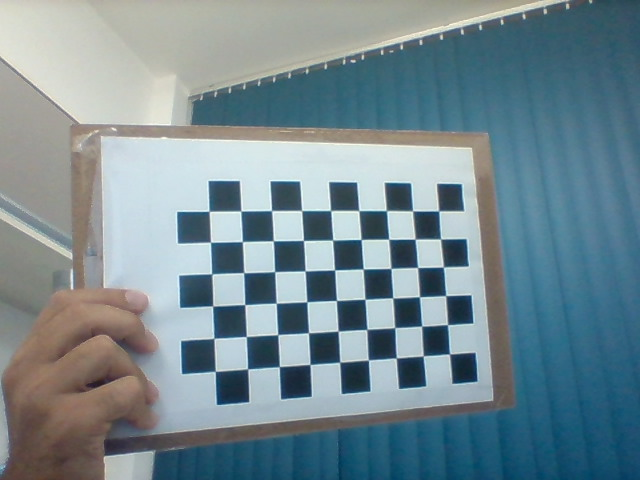
#> input picture src/camera_calibration/img/frame_12.png, 640 x 480 px; its folder holds 5 pictures in this run
$ python main.py   (Python 2 division)
#> lines starting #> are read from the running program, lines starting #| are printed output that depends on the picture; after the words box and inside, x2 and y2 are one past the last pixel; in counts of white or black regions, pixels touching at a corner belong together
# -*- coding: utf-8 -*-
"""
Created on Fri Oct  6 15:18:03 2017

@author: tvieira
"""

#%% Import libraries
import numpy as np
import cv2
import glob

#%% termination criteria
criteria = (cv2.TERM_CRITERIA_EPS + cv2.TERM_CRITERIA_MAX_ITER, 30, 0.001)

#%% prepare object points, like (0,0,0), (1,0,0), (2,0,0) ....,(6,5,0)
nwidth = 9
nheight = 6
objp = np.zeros((nheight*nwidth,3), np.float32)
objp[:,:2] = np.mgrid[0:nwidth,0:nheight].T.reshape(-1,2)

#%% Arrays to store object points and image points from all the images.
objpoints = [] # 3d point in real world space
imgpoints = [] # 2d points in image plane.

#%% Get the list of images
images = glob.glob('img/*.png')

#%% Find and display the corners
for fname0 in images:
    fname = fname0.replace('img/', '')
    img = cv2.imread('img/' + fname)
#> img is the input picture: shape (480, 640, 3); mean B, G, R 146.2, 138.4, 117.7
    print('Processing image ' + fname)
    gray = cv2.cvtColor(img,cv2.COLOR_BGR2GRAY)
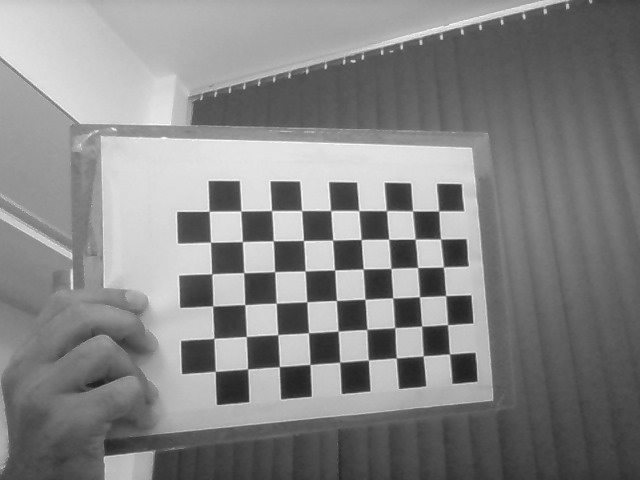
#> gray: shape (480, 640); min 30, max 253, mean 133.1

    # Find the chess board corners
    ret, corners = cv2.findChessboardCorners(gray, (nwidth,nheight),None)
#> ret = True; corners = 54 rows, first 8: [449.5, 353.9], [423.2, 355.9], [396.2, 357.9], [368.4, 360], [339.7, 362.1], [309.8, 364.5], [279.3, 366.6], [247.6, 368.8]

    # If found, add object points, image points (after refining them)
    if ret == True:
        objpoints.append(objp)

        corners2 = cv2.cornerSubPix(gray,corners,(11,11),(-1,-1),criteria)
#> corners2 = 54 rows, first 8: [449.5, 353.9], [423.2, 355.9], [396.3, 357.9], [368.4, 360], [339.7, 362.2], [310, 364.4], [279.3, 366.6], [247.5, 369]
        imgpoints.append(corners2)

        # Draw and display the corners
        img = cv2.drawChessboardCorners(img, (nwidth, nheight), corners2,ret)
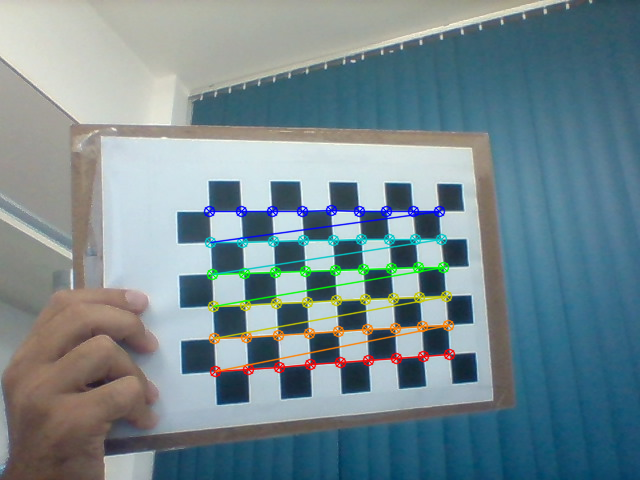
#> img: shape (480, 640, 3); 3.83% of pixels changed, all inside (x1, y1, x2, y2) = (203, 204, 456, 378)
        cv2.imshow('img', img)
        cv2.imwrite('results/' + fname.replace('.png', '_points.png'), img)
        cv2.waitKey(500)
#> pass 2 of the loop `for fname0 in images:`:
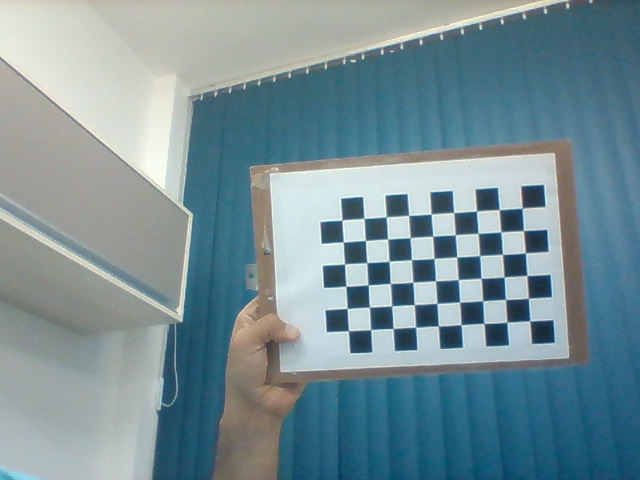
#> input picture src/camera_calibration/img/frame_13.png, 640 x 480 px
#> img is the input picture: shape (480, 640, 3); mean B, G, R 151.3, 144, 120
#> `gray = cv2.cvtColor(img,cv2.COLOR_BGR2GRAY)`:
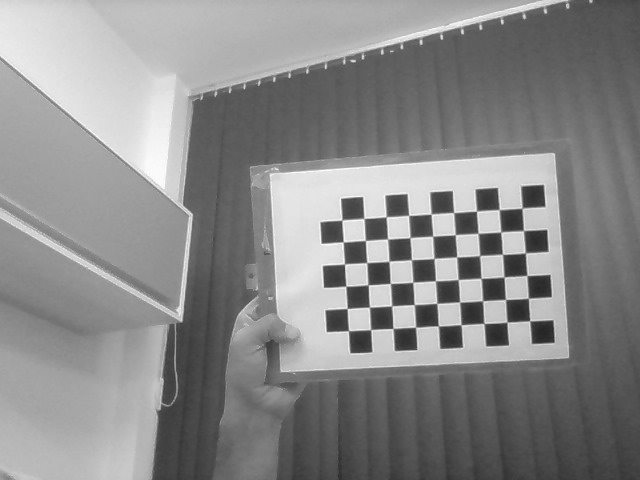
#> gray: shape (480, 640); min 38, max 254, mean 137.7
#> corners = 54 rows, first 8: [529.6, 320.6], [507, 322.1], [484, 323.6], [460.8, 324.8], [438.4, 325.9], [415.5, 327.2], [393, 328.4], [370.5, 329.7]
#> corners2 = 54 rows, first 8: [529.8, 320.8], [506.9, 322.2], [483.9, 323.4], [461.1, 324.7], [438.4, 326], [415.6, 327.3], [393.1, 328.5], [370.6, 329.6]
#> `img = cv2.drawChessboardCorners(img, (nwidth, nheight), corners2,ret)`:
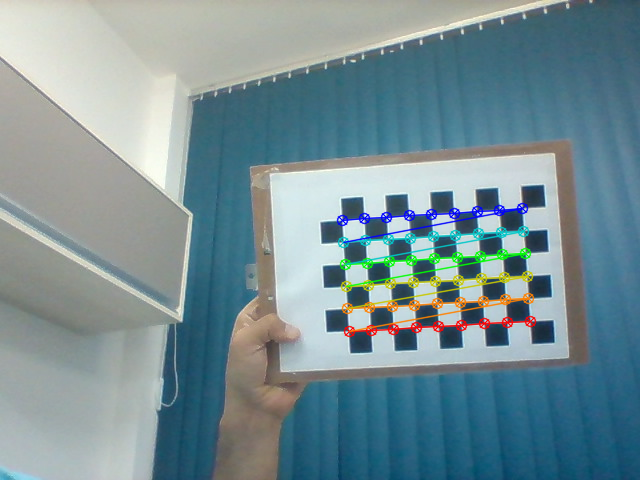
#> img: shape (480, 640, 3); 3.21% of pixels changed, all inside (x1, y1, x2, y2) = (336, 202, 537, 338)
#> pass 3 of the loop `for fname0 in images:`:
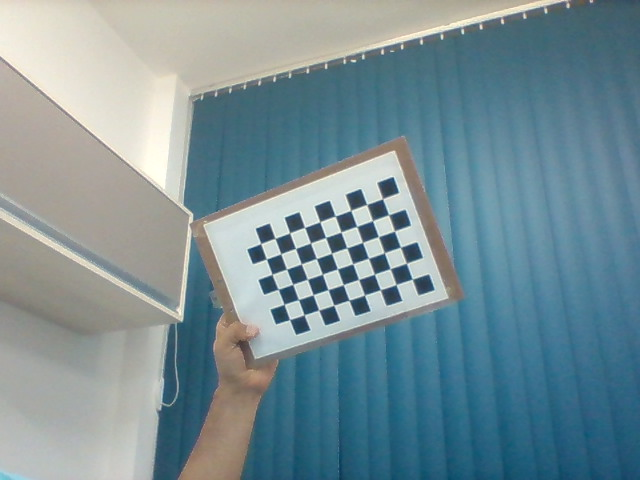
#> input picture src/camera_calibration/img/frame_14.png, 640 x 480 px
#> img is the input picture: shape (480, 640, 3); mean B, G, R 150.8, 143.7, 120.3
#> `gray = cv2.cvtColor(img,cv2.COLOR_BGR2GRAY)`:
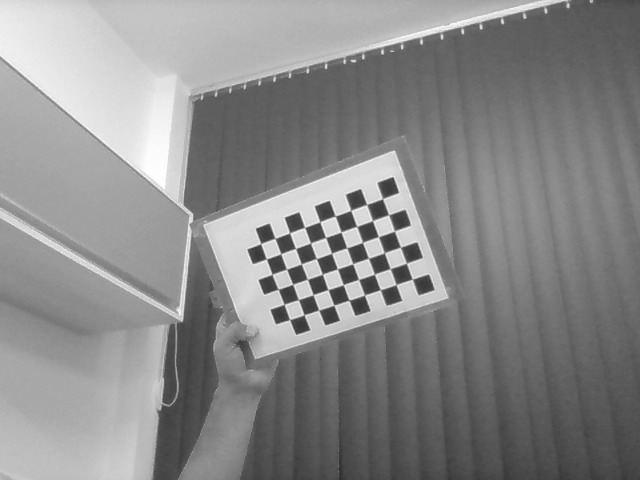
#> gray: shape (480, 640); min 42, max 254, mean 137.5
#> corners = 54 rows, first 8: [412.2, 279], [396, 284.5], [380.3, 289.7], [364.5, 295], [348.9, 300.2], [333.8, 305], [318.5, 309.8], [304.2, 314.7]
#> corners2 = 54 rows, first 8: [412.3, 279.2], [396, 284.5], [380.3, 289.7], [364.5, 295.1], [348.9, 300.2], [333.8, 305.2], [318.7, 310], [304, 314.9]
#> `img = cv2.drawChessboardCorners(img, (nwidth, nheight), corners2,ret)`:
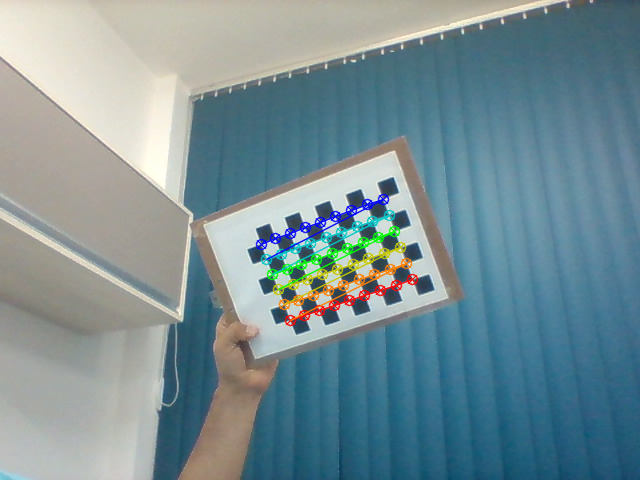
#> img: shape (480, 640, 3); 2.55% of pixels changed, all inside (x1, y1, x2, y2) = (255, 193, 419, 327)
#> the loop made 5 passes; the first 3 are shown

cv2.destroyAllWindows()

#%% Calibrate
ret, mtx, dist, rvecs, tvecs = cv2.calibrateCamera(objpoints, imgpoints, gray.shape[::-1],None,None)

#%% Load some image to undistort
test_img = 'frame_12.png'
img = cv2.imread('img/' + test_img)
h, w = img.shape[:2]
#> h = 480; w = 640
newcameramtx, roi = cv2.getOptimalNewCameraMatrix(mtx, dist, (w,h), 1, (w, h))
dst = cv2.undistort(img, mtx, dist, None, newcameramtx)
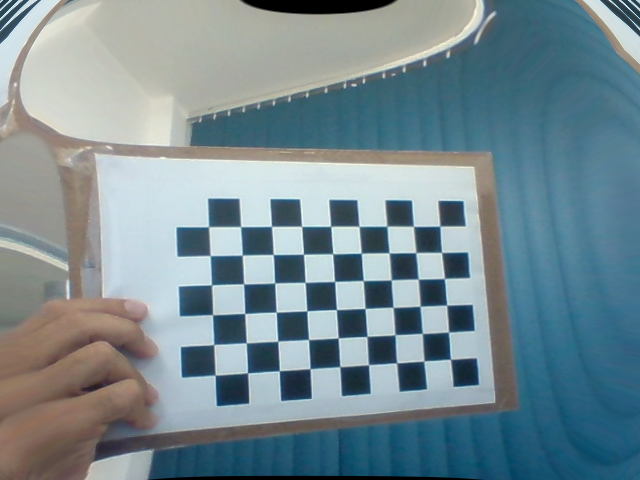
#> dst: shape (480, 640, 3); mean B, G, R 146.5, 139.2, 118.9
# crop the image
x,y,w,h = roi
dst = dst[y:y+h, x:x+w]
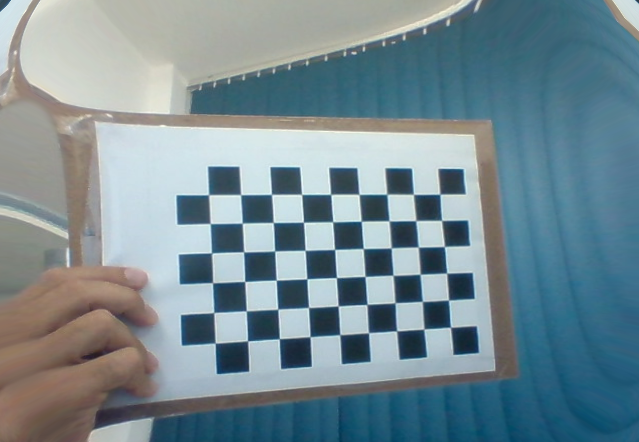
#> dst: shape (442, 639, 3); mean B, G, R 147.5, 139.6, 118.6
cv2.imwrite('results/' + test_img.replace('.png', '_corrected.png'),dst)

#%% Using remapping
## undistort
#mapx,mapy = cv2.initUndistortRectifyMap(mtx,dist,None,newcameramtx,(w,h),5)
#dst = cv2.remap(img,mapx,mapy,cv2.INTER_LINEAR)
## crop the image
#x,y,w,h = roi
#dst = dst[y:y+h, x:x+w]
#cv2.imwrite('calibresult.png',dst)

#%% Re-projection Error
mean_error = 0
tot_error = 0
for i in xrange(len(objpoints)):
    imgpoints2, _ = cv2.projectPoints(objpoints[i], rvecs[i], tvecs[i], mtx, dist)
    error = cv2.norm(imgpoints[i],imgpoints2, cv2.NORM_L2)/len(imgpoints2)
    tot_error += error

print "total error: ", mean_error/len(objpoints)
